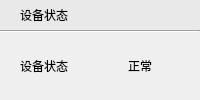
                  <widget class="QWidget" name="widget_23" native="true">
                   <layout class="QGridLayout" name="gridLayout_52">
                    <property name="margin">
                     <number>0</number>
                    </property>
                    <property name="spacing">
                     <number>0</number>
                    </property>
                    <item row="0" column="0">
                     <widget class="QWidget" name="widget_24" native="true">
                      <property name="styleSheet">
                       <string notr="true">background-color: #E9E9E9;
min-height:30px;
max-height:30px;</string>
                      </property>
                      <layout class="QGridLayout" name="gridLayout_53">
                       <property name="leftMargin">
                        <number>20</number>
                       </property>
                       <property name="topMargin">
                        <number>0</number>
                       </property>
                       <property name="rightMargin">
                        <number>0</number>
                       </property>
                       <property name="bottomMargin">
                        <number>0</number>
                       </property>
                       <property name="spacing">
                        <number>0</number>
                       </property>
                       <item row="0" column="0">
                        <widget class="QLabel" name="label_37">
                         <property name="text">
                          <string>设备状态</string>
                         </property>
                        </widget>
                       </item>
                      </layout>
                     </widget>
                    </item>
                    <item row="1" column="0">
                     <widget class="Line" name="line_30">
                      <property name="orientation">
                       <enum>Qt::Horizontal</enum>
                      </property>
                     </widget>
                    </item>
                    <item row="2" column="0">
                     <widget class="QWidget" name="widget_25" native="true">
                      <layout class="QGridLayout" name="gridLayout_54">
                       <property name="leftMargin">
                        <number>20</number>
                       </property>
                       <property name="topMargin">
                        <number>0</number>
                       </property>
                       <property name="rightMargin">
                        <number>0</number>
                       </property>
                       <property name="bottomMargin">
                        <number>0</number>
                       </property>
                       <property name="spacing">
                        <number>0</number>
                       </property>
                       <item row="0" column="0">
                        <widget class="QFrame" name="frame_25">
                         <property name="frameShape">
                          <enum>QFrame::NoFrame</enum>
                         </property>
                         <property name="frameShadow">
                          <enum>QFrame::Raised</enum>
                         </property>
                         <layout class="QGridLayout" name="gridLayout_55">
                          <property name="leftMargin">
                           <number>0</number>
                          </property>
                          <property name="topMargin">
                           <number>0</number>
                          </property>
                          <property name="rightMargin">
                           <number>20</number>
                          </property>
                          <property name="bottomMargin">
                           <number>0</number>
                          </property>
                          <property name="spacing">
                           <number>0</number>
                          </property>
                          <item row="0" column="0">
                           <widget class="QLabel" name="label_38">
                            <property name="text">
                             <string>设备状态</string>
                            </property>
                           </widget>
                          </item>
                          <item row="0" column="1">
                           <widget class="QPushButton" name="pushButton_12">
                            <property name="text">
                             <string>正常</string>
                            </property>
                            <property name="autoDefault">
                             <bool>true</bool>
                            </property>
                            <property name="flat">
                             <bool>true</bool>
                            </property>
                           </widget>
                          </item>
                         </layout>
                        </widget>
                       </item>
                      </layout>
                     </widget>
                    </item>
                   </layout>
                  </widget>
